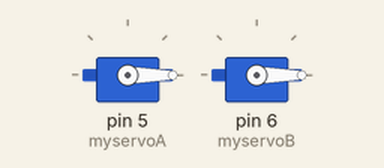
The sketch below on a simulated Arduino Uno, built with avr-gcc and run on an emulated ATmega328P. Parts: 2 × servo.

Above: at 0.05 s.
At 6.0 s:
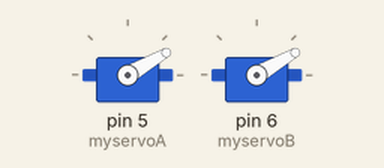
Timing chart, 0 to 7.8 s (numbered marks = the images above):
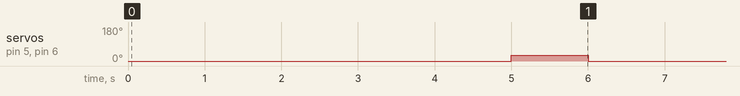

The sketch:

Test_Servo.ino
```cpp
#include <Servo.h>

Servo myservoA;
Servo myservoB;

void setup() {
  myservoA.attach(5);
  myservoB.attach(6);  // attaches the servo on pin 9 to the servo object
}

void loop() {
  myservoA.write(0);                  // sets the servo position according to the scaled value
  myservoB.write(0);
  delay(5000);                           // waits for the servo to get there
  myservoA.write(30);                  // sets the servo position according to the scaled value
  myservoB.write(30);
  delay(1000);
  //myservoA.write(180);                  // sets the servo position according to the scaled value
  //myservoB.write(180);
  //delay(5000);

}
```

Measured:
- by itself, servo on pin 5 (myservoA), servo on pin 6 (myservoB): alternates 30° for 1.0 s and 0° for 5.0 s
